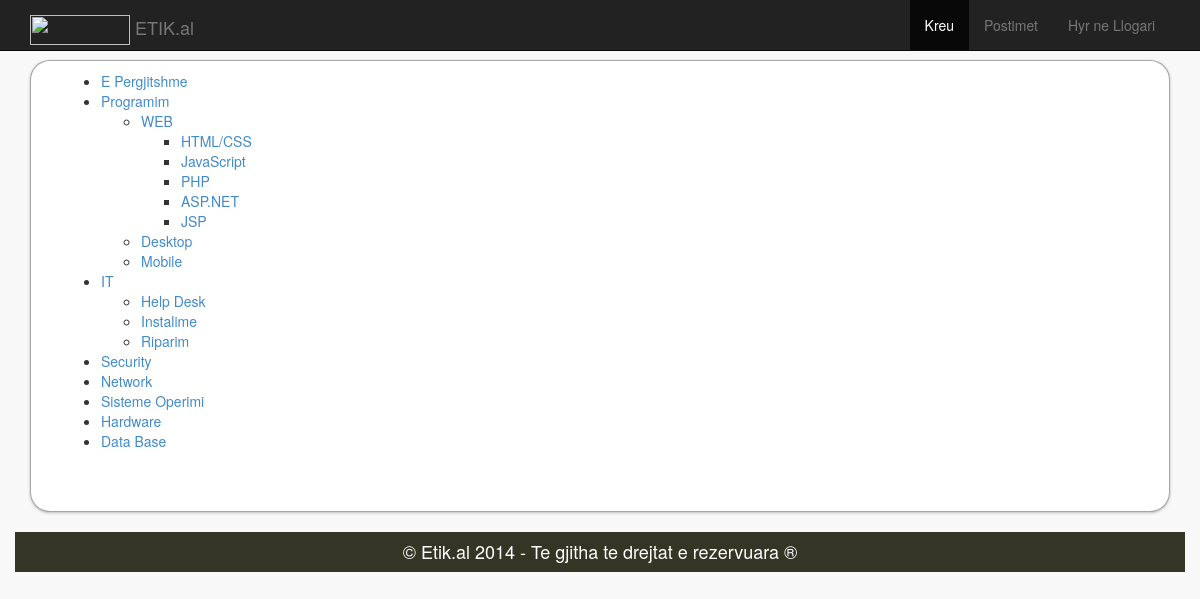
The page /public/index.php on the database its author committed.
### tables this page shows
CREATE TABLE `category` (
  `category_id` tinyint(3) unsigned NOT NULL AUTO_INCREMENT,
  `category_name` varchar(100) DEFAULT NULL,
  `id_parent` tinyint(4) DEFAULT '0',
  `active` tinyint(1) DEFAULT '1',
  PRIMARY KEY (`category_id`)
);

### includes/DB.php (called while the page is built, shortened)
<?php
class DB {
	private $_mysqli = null;
	public function setConnection($user, $password, $database, $host = 'localhost')
	{
		$this->_mysqli = new mysqli($host, $user, $password, $database);
	}
	public function query($sql)
	{
		if($this->_query = $this->_mysqli->query($sql))
		{
			return $this->_query;
		}
		return null;
	}
}

### includes/MenuTree.php (the view)
<?php
require_once "../includes/DB.php";
class MenuTree {
	private $db;
	public function __construct()
	{
		$this->db = new DB();
	}
	public function getMenuTree($parentID=0)
	{
		$html = "";
		$sql = "SELECT  category_id
					  , category_name
				  FROM category
				 WHERE id_parent = ".$parentID;
		$result = $this->db->query($sql);
		if($result->num_rows > 0)
		{
			$html = '<ul>';
			while($categ = $result->fetch_object())
			{
				$html .= '<li><a href="/web_php_cms/posts.php?categ_id='.$categ->category_id .'">'. $categ->category_name .'</a>';
				$html .= $this->getMenuTree($categ->category_id);
				$html .= '</li>';
			}
			$html .= '</ul>';
		}
		return $html;
	}
}
?>

### includes/header.php (shortened to what this page needs)
<!DOCTYPE html>
<html lang="sq">
  <head>
    <link href="<?php echo SITE_ROOT; ?>css/bootstrap.min.css" rel="stylesheet">
    <link href="<?php echo SITE_ROOT; ?>css/main-styles.css" rel="stylesheet">
  </head>
  <body>
    <div class="navbar navbar-inverse navbar-fixed-top" role="navigation">
      <div class="container">
        <div class="navbar-header">
          <a class="navbar-brand" href="#"><img src="<?php echo SITE_ROOT; ?>img/sample.png" width="100" height="30"/> ETIK.al</a>
        </div>
        <div class="collapse navbar-collapse">
          <ul class="nav navbar-nav" style="float: right;">
            <li class="active"><a href="<?php echo SITE_ROOT; ?>index.php">Kreu</a></li>
            <li><a href="<?php echo SITE_ROOT; ?>posts.php">Postimet</a></li>
            <?php  if(isset($_SESSION['user_id'])):  ?>
        <li><a href="<?php echo SITE_ROOT; ?>/users.php">Perdoruesit</a></li>
				<li><a href="<?php echo SITE_ROOT; ?>account.php"> Hej <b><?php echo ucwords($_SESSION['firstname']); ?></b></a></li>
				<li><a href="<?php echo SITE_ROOT; ?>logout.php">Dil</a></li>
            <?php  else:  ?>
				<li><a href="<?php echo SITE_ROOT; ?>login.php">Hyr ne Llogari</a></li>
            <?php  endif; ?>
          </ul>
        </div>
      </div>
    </div>
    <div class="container">
		<div class="base">

### public/index.php (shortened to what this page needs)
<?php
require_once '../includes/MenuTree.php';
?>
<?php include('../includes/header.php'); ?>
    <div class="row">
      <div id="categories_container" class="col-md-4 col-lg-4"
        style="background-color: #fff; height: 400px;">
        <?php
          $menuObject = new MenuTree();
          echo $menuObject->getMenuTree(0);
        ?>
      </div>
      <div class="col-md-8 col-lg-8">
      </div>
    </div>
<?php include('../includes/footer.php'); ?>
</body>
</html>

### includes/footer.php (shortened to what this page needs)
	</div>
</div>
<div id="footer" class="container" style="">
	<center>
		<h4>&copy; Etik.al <?php echo date('Y') ?> - Te gjitha te drejtat e rezervuara &reg; </h4>
	</center>
</div>

### public/css/main-styles.css (style rules this page uses)
body { margin: 0px; padding: 60px 0px; background-color: #f8f8f8; height: 100%; }
.base { padding: 10px 30px 40px 30px !important; border: 1px solid rgba(0, 0, 0, 0.35); border-radius: 20px; box-shadow: 0 1px 3px rgba(0, 0, 0, 0.25); background-color: #fff; }
#footer { display: table; background-color: #353526; color: #fff; margin-top: 20px; }

### rows shown on the page
category: category_name "E Pergjitshme"
category: category_name "Programim"
category: category_name "WEB"
category: category_name "HTML/CSS"
category: category_name "JavaScript"
category: category_name "PHP"
category: category_name "ASP.NET"
category: category_name "JSP"
category: category_name "Desktop"
category: category_name "Mobile"
category: category_name "IT"
category: category_name "Help Desk"
category: category_name "Instalime"
category: category_name "Riparim"
category: category_name "Security"
category: category_name "Network"
category: category_name "Sisteme Operimi"
category: category_name "Hardware"
category: category_name "Data Base"
